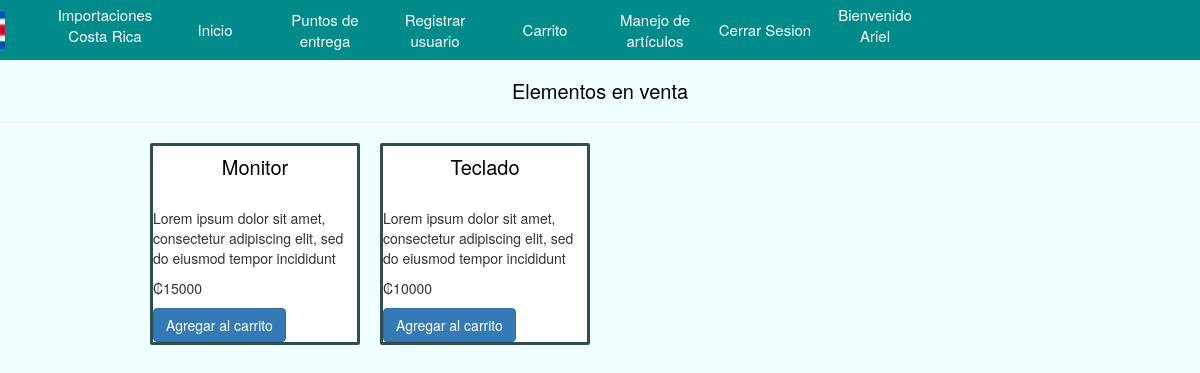
The app's page /Index.php (signed in) with its own data.
### tables this page shows
create table articulos(
id int not null auto_increment,
nombre varchar(25) not null,
descripcion varchar(300) not null,
precio varchar(300) not null,
imagen varchar(500) not null,
primary key(id));

### Entities/Articulo.php (called while the page is built, shortened)
<?php
function muestraArticulos(){
$conexion = Conecta();
if (mysqli_set_charset($conexion, "utf8")){
    $resultado = $conexion->query("select id, nombre, descripcion, precio, imagen from articulos");
}
return $resultado;
}
?>

### index.php (the view, shortened to what this page needs)
<!DOCTYPE html>
<html lang="en">
<head>
</head>
<body>
<?php
include_once 'Include\navbar.php';
?>
<h1>Elementos en venta </h1>
<hr>
<div class="gridcontainer-Items">
<?php
include_once 'Entities\Articulo.php';
$selectArticulos = muestraArticulos();
while ($mostrar = mysqli_fetch_array($selectArticulos)){
echo "<form action='PHP\procesarArticuloCarrito.php' method='POST'>";
echo "<div class='card cardItem'>";
echo "<h5 class='card-title'>$mostrar[nombre] </h5>";
echo  "<div class='card-body'>";
echo  "<p class='card-text'>$mostrar[descripcion]</p>";
echo  "<p class='card-text'>$mostrar[precio]</p>";
if($acceso == 2 || $acceso == 1){
echo  "<button type='submit' class='btn btn-primary'>Agregar al carrito</button>";
}
echo  "</div>";
echo  "</div>";
echo "</form>";
}
?>
</div>
</body>
</html>

### Style/style.css (style rules this page uses)
body { background-color: azure; }
h1 { text-align: center; color: black; font-size: 20px; }
.card { background-color: white; justify-content: center; width: 230px; border-radius: 1%; border-style: solid; border-color: darkslategray; }
.card-title { text-align: center; color: black; font-size: 20px; }
.gridcontainer-Items { justify-content: center; display: grid; grid-template-columns: 210px 210px 210px 210px ; column-gap: 20px; }
.card.cardItem { background-color: white; align-items: center; justify-content: center; width: 210px; border-radius: 1%; border-style: solid; border-color: darkslategray; }

### records on screen
articulos: nombre "Monitor", descripcion "Lorem ipsum dolor sit amet, consectetur adipiscing elit, sed do eiusmod tempor incididunt", precio "₡15000"
articulos: nombre "Teclado", descripcion "Lorem ipsum dolor sit amet, consectetur adipiscing elit, sed do eiusmod tempor incididunt", precio "₡10000"

### other values on screen
$nombreSession "Ariel"
